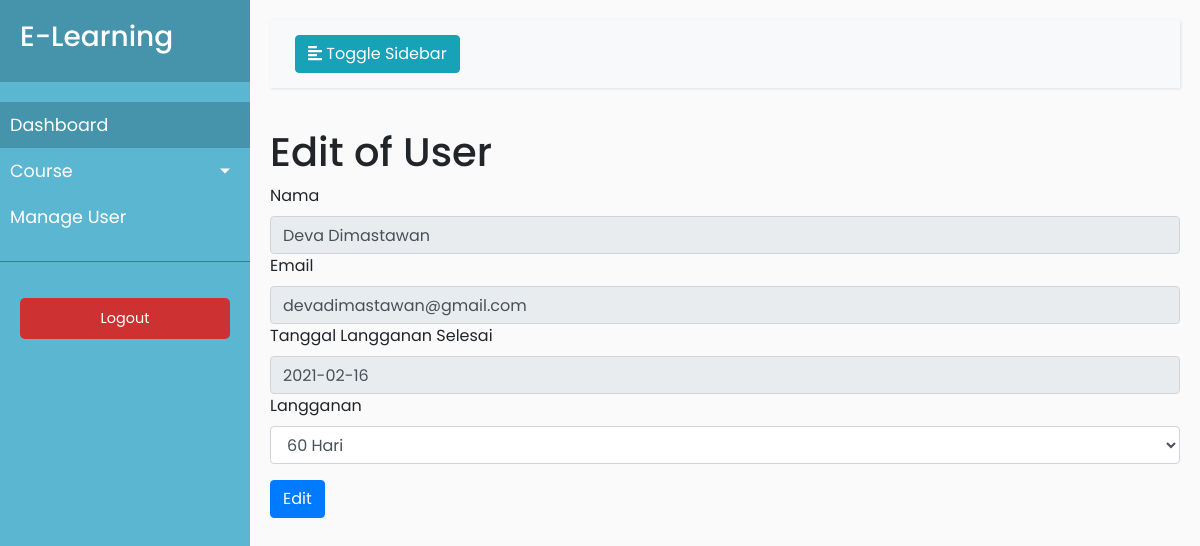
/admin/dashboard/edit-user.php?id=1 (signed in), run on the app's committed database.
### tables this page shows
CREATE TABLE `users` (
  `id_users` int(11) NOT NULL,
  `first_name` varchar(128) DEFAULT NULL,
  `last_name` varchar(128) DEFAULT NULL,
  `phone_number` varchar(12) DEFAULT NULL,
  `email` varchar(128) DEFAULT NULL,
  `password` varchar(128) DEFAULT NULL
);

CREATE TABLE `langganan` (
  `id_langganan` int(11) NOT NULL,
  `start_date` date DEFAULT NULL,
  `end_date` date DEFAULT NULL,
  `id_users` int(11) DEFAULT NULL
);

### admin/dashboard/edit-user.php (the view, shortened to what this page needs)
<?php
    if (!isset($_SESSION['username'])) {
        header("Location: ../index.php");
    } else {
        include_once '../../conn.php';
        $id = $_GET['id'];
        $query = mysqli_query($conn, "SELECT * FROM users WHERE id_users='$id'");
        $row = mysqli_fetch_assoc($query);
        $query = mysqli_query($conn, "SELECT * FROM langganan WHERE id_users='$id'");
        if (mysqli_num_rows($query) != 0) {
            $a = mysqli_fetch_assoc($query);
            if (strval($a['end_date']) > strval(date("Y-m-d"))) {
                $langganan = true;
            }
            else {
                $langganan = false;
                $pernah = true;
            }
        }
        else {
            $langganan = false;
            $pernah = false;
        }
    }
?>
<!DOCTYPE html>
<html>
<head>
    <link rel="stylesheet" href="https://stackpath.bootstrapcdn.com/bootstrap/4.1.0/css/bootstrap.min.css"
>
    <link rel="stylesheet" href="style.css">
</head>
<body>
    <div class="wrapper">
        <nav id="sidebar">
            <div class="sidebar-header">
                <h3>E-Learning</h3>
            </div>
            <ul class="list-unstyled components">
                <li class="active">
                    <a href="index.php">Dashboard</a>
                </li>
                <li>
                    <a href="#homeSubmenu" data-toggle="collapse" aria-expanded="false"
                        class="dropdown-toggle">Course</a>
                </li>
                <li>
                    <a href="manage-user.php">Manage User</a>
                </li>
            </ul>
            <ul class="list-unstyled CTAs">
                <li>
                    <a href="logout.php" class="article">Logout</a>
                </li>
            </ul>
        </nav>
        <div id="content">
            <nav class="navbar navbar-expand-lg navbar-light bg-light">
                <div class="container-fluid">
                    <button type="button" id="sidebarCollapse" class="btn btn-info">
                        <i class="fas fa-align-left"></i>
                        <span>Toggle Sidebar</span>
                    </button>
                </div>
            </nav>
            <h1>Edit of User</h1>
            <form action="edit-user.php?id=<?=$id;?>" method="post">
                <div class="form-group">
                    <label for="nama">Nama</label>
                    <input type="text" class="form-control" id="nama" name="nama" value="<?=strval($row['first_name']).' '.strval($row['last_name']);?>" disabled>
                    <label for="email">Email</label>
                    <input type="text" class="form-control" id="email" name="email" value="<?=$row['email'];?>" disabled>
                    <label for="end_date">Tanggal Langganan Selesai</label>
                    <input type="text" class="form-control" id="end_date" name="end_date" value="<?php echo ($langganan) ? $a['end_date'] : "Anda belum berlanganan"?>" disabled>
                    <label for="langganan">Langganan</label>
                    <select class="form-control" name="select">
                        <option value="60">60 Hari</option>
                    </select>
                </div>
                <input class="btn btn-primary" type="submit" value="Edit" name="submit">
            </form>
        </div>
    </div>
</body>
</html>

### admin/dashboard/style.css (style rules this page uses)
body { font-family: 'Poppins', sans-serif; background: #fafafa; }
a, a:hover, a:focus { color: inherit; text-decoration: none; transition: all 0.3s; }
.navbar { padding: 15px 10px; background: #fff; border: none; border-radius: 0; margin-bottom: 40px; box-shadow: 1px 1px 3px rgba(0, 0, 0, 0.1); }
.wrapper { display: flex; width: 100%; align-items: stretch; }
#sidebar { min-width: 250px; max-width: 250px; background: #5BB6D2; color: #fff; transition: all 0.3s; }
#sidebar .sidebar-header { padding: 20px; background: #4594ac; }
#sidebar ul.components { padding: 20px 0; border-bottom: 1px solid #47748b; }
#sidebar ul li a { padding: 10px; font-size: 1.1em; display: block; }
#sidebar ul li.active>a, a[aria-expanded="true"] { color: #fff; background: #4594ac; }
a[data-toggle="collapse"] { position: relative; }
.dropdown-toggle::after { display: block; position: absolute; top: 50%; right: 20px; transform: translateY(-50%); }
ul.CTAs { padding: 20px; }
ul.CTAs a { text-align: center; font-size: 0.9em !important; display: block; border-radius: 5px; margin-bottom: 5px; }
a.article, a.article:hover { background: #ce3131 !important; color: #fff !important; }
#content { width: 100%; padding: 20px; min-height: 100vh; transition: all 0.3s; }

### data on the page
users: nama "Deva Dimastawan", email "devadimastawan@gmail.com"
langganan: end_date "2021-02-16"
